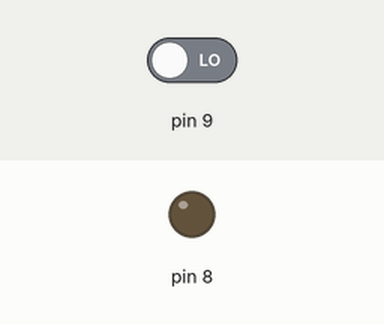
A sketch run on a simulated Arduino Uno, built with avr-gcc and run on an emulated ATmega328P. Parts: output pins drawn as LEDs (lit = HIGH). Inputs (shaded band) come from the test bench; at power-on: pin 9 LOW.

Above: at 1.2 s.
1.3 s: pin 9 driven HIGH
At 1.9 s:
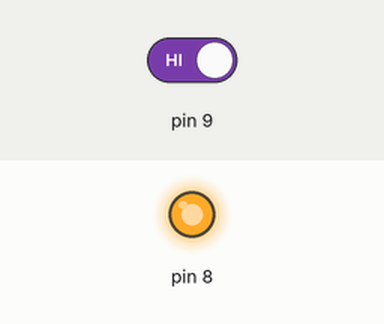
2.8 s: pin 9 driven LOW
At 4.2 s:
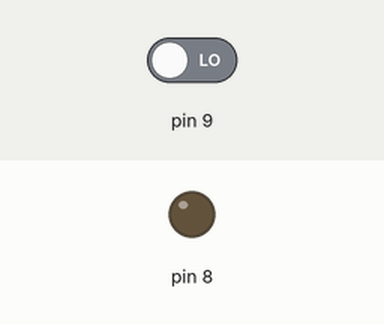
Timing chart, 0 to 5.8 s (numbered marks = the images above; inputs shaded):
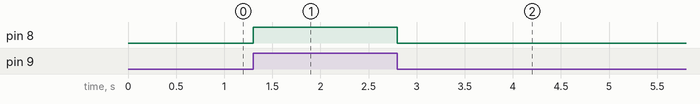

The sketch:

ButonIleLedYakmaIslemi.ino
```cpp
int butonDurumu;

void setup() {

  pinMode(8,OUTPUT);
  pinMode(9,INPUT);
}

void loop() {

  butonDurumu = digitalRead(9);
  if(butonDurumu == HIGH)
  {
    digitalWrite(8,HIGH);
  }
  else
  {
    digitalWrite(8,LOW);
  }
}
```

Measured:
- after the input at 1.3 s, pin 8: LOW → HIGH at once
- after the input at 2.8 s, pin 8: HIGH → LOW at once
